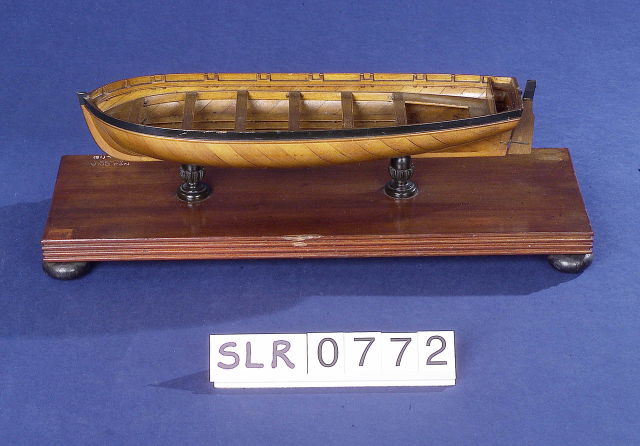
#> input picture refs/rmg/e9006_221.jpg, 1280 x 892 px, found by its file name (shown at 1/2 size)
$ python reference_board.py
#> lines starting #> are read from the running program, lines starting #| are printed output that depends on the picture
"""
reference_board.py -- the annotated historical reference board.

Lays out the reference photographs beside the finished model renders, with a
caption for each saying what was taken from it. Runs on plain python (PIL).

    python3 reference_board.py
"""

import os

from PIL import Image, ImageDraw, ImageFont

ROOT = "/home/user/victoria"
REFS = os.path.join(ROOT, "refs", "rmg")
RENDERS = os.path.join(ROOT, "boats", "renders")
OUT = os.path.join(ROOT, "boats", "drawings", "reference_board.png")

W, H = 3400, 2760
BG = (250, 249, 246)
INK = (26, 26, 26)
GREY = (90, 90, 90)
ACCENT = (140, 28, 19)

FONT_DIR = "/usr/share/fonts/truetype/dejavu"


def font(size, bold=False):
    name = "DejaVuSans-Bold.ttf" if bold else "DejaVuSans.ttf"
    try:
        return ImageFont.truetype(os.path.join(FONT_DIR, name), size)
    except Exception:
        return ImageFont.load_default()


def fit(im, w, h):
    im = im.convert("RGB")
    s = min(w / im.width, h / im.height)
    return im.resize((max(1, int(im.width * s)), max(1, int(im.height * s))),
                     Image.LANCZOS)


def autocrop(im, margin=0.14):
    """Trim the empty studio margin from a render so the subject fills the panel."""
    w, h = im.size
    return im.crop((int(w * margin), int(h * margin * 0.9),
                    int(w * (1 - margin)), int(h * (1 - margin * 0.9))))


def panel(d, x, y, w, h, img_path, title, caption, num=None, crop=None, margin=None):
#> called with x = 60, y = 216, w = 1060, h = 700, title = 'RMG SLR0772 — cutter, c.1838', num = 1
    d.rectangle([x, y, x + w, y + h], outline=(210, 208, 202), width=2)
    ih = h - 150
    if os.path.exists(img_path):
        im = Image.open(img_path)
#> im is the input picture: PIL image 1280x892 RGB; mean R, G, B 100.8, 95.6, 130
        if crop:
            im = im.crop(crop)
        elif margin is not None:
            im = autocrop(im, margin)
        im = fit(im, w - 24, ih - 12)
        board.paste(im, (x + (w - im.width) // 2, y + 12))
    ty = y + ih + 6
    if num is not None:
        d.ellipse([x + 14, ty + 4, x + 44, ty + 34], fill=ACCENT)
        n = str(num)
        tw = d.textlength(n, font=font(20, True))
        d.text((x + 29 - tw / 2, ty + 8), n, font=font(20, True), fill=(255, 255, 255))
        tx = x + 54
    else:
        tx = x + 14
    d.text((tx, ty + 2), title, font=font(21, True), fill=INK)
    # wrap the caption
    words = caption.split()
    lines, cur = [], ""
    maxw = w - tx + x - 16
    for word in words:
        trial = (cur + " " + word).strip()
        if d.textlength(trial, font=font(17)) > maxw:
            lines.append(cur)
            cur = word
        else:
            cur = trial
    if cur:
        lines.append(cur)
    for i, line in enumerate(lines[:4]):
        d.text((tx, ty + 30 + i * 22), line, font=font(17), fill=GREY)


board = Image.new("RGB", (W, H), BG)
d = ImageDraw.Draw(board)

# ---- header ----
d.rectangle([0, 0, W, 132], fill=(24, 26, 30))
d.text((60, 34), "OPERATION VICTORIA  ·  SHIP'S BOATS  ·  HISTORICAL REFERENCE BOARD",
       font=font(38, True), fill=(255, 255, 255))
d.text((60, 88), "Period 1889 · the reference material actually consulted, and what was taken from it",
       font=font(22), fill=(190, 190, 190))
d.text((W - 470, 44), "1889  |  Boat Department", font=font(24, True), fill=(210, 190, 140))
d.text((W - 470, 82), "Scale 1:1 as modelled, metres", font=font(19), fill=(160, 160, 160))

# ---- row 1: references ----
y0 = 170
d.text((60, y0), "1 · THE REFERENCE MATERIAL", font=font(26, True), fill=ACCENT)
y0 += 46
pw, ph = 1060, 700
gap = 40
xs = [60, 60 + pw + gap, 60 + 2 * (pw + gap)]

panel(d, xs[0], y0, pw, ph, os.path.join(REFS, "e9006_221.jpg"),
      "RMG SLR0772 — cutter, c.1838",
      "Admiralty half-model, 1:24. Source for the double-diagonal build, five "
      "thwarts, stern seating and the rudder and tiller carried by a boat of "
      "this family. A typological reference only: 51 years earlier than 1889.", 1)
panel(d, xs[1], y0, pw, ph, os.path.join(REFS, "f8825_002.jpg"),
      "RMG SLR1818 — clinker cutter",
      "Varnished mahogany, 917 mm at 1:12. The principal reference for Boat B: "
      "lapstrake planking, oak frames standing inside the strakes, thwarts on "
      "the frames, slatted floors on pegs, and the pair of keelson eyes for "
      "the davit slings.", 2)
#> call 2 of panel, with x = 1160, y = 216, w = 1060, h = 700, title = 'RMG SLR1818 — clinker cutter', num = 2
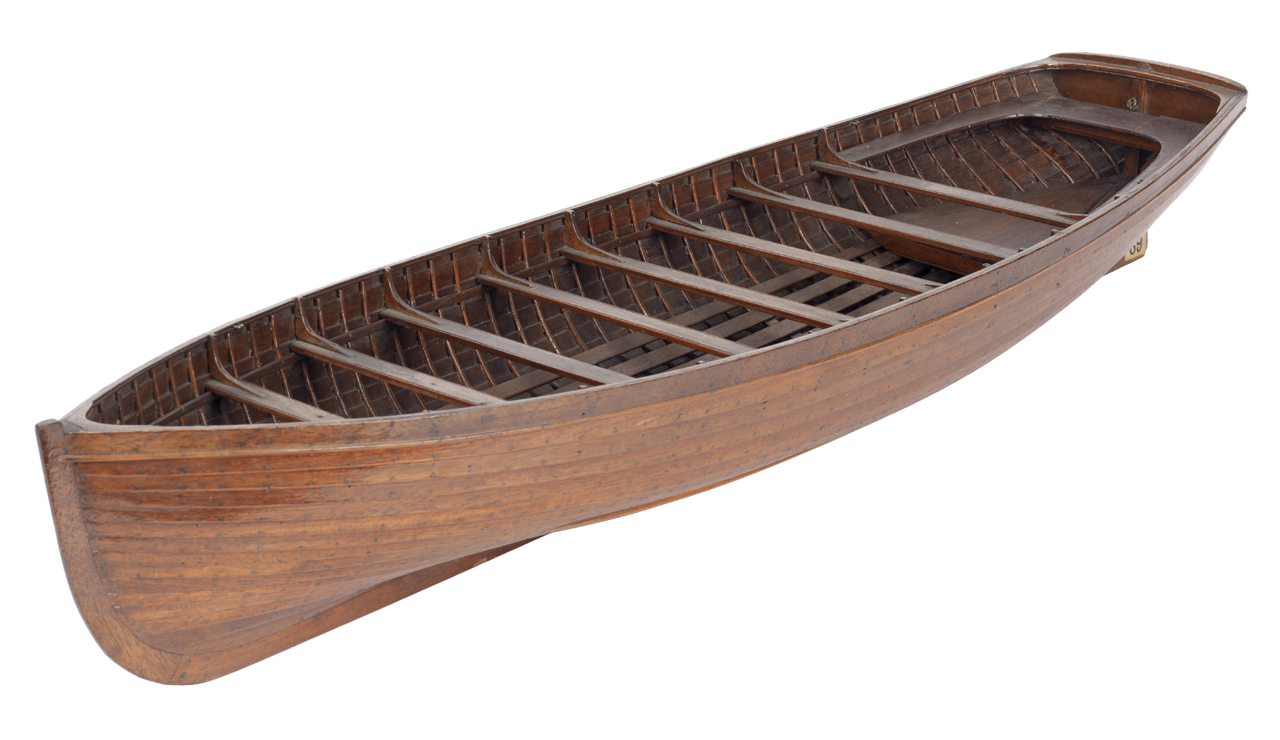
#> input picture refs/rmg/f8825_002.jpg, 1280 x 740 px, found by its file name
#> in panel, im is the input picture: PIL image 1280x740 RGB; mean R, G, B 206.9, 196, 191.4
panel(d, xs[2], y0, pw, ph, os.path.join(REFS, "f8933_002.jpg"),
      "RMG SLR0719 — ship's boat, 1826",
      "John Hayes, carvel to port and clinker to starboard on one hull: a "
      "direct comparison of the two builds, with five thwarts, six oars and a "
      "mast clamp on the bow thwart.", 3)
#> call 3 of panel, with x = 2260, y = 216, w = 1060, h = 700, title = "RMG SLR0719 — ship's boat, 1826", num = 3
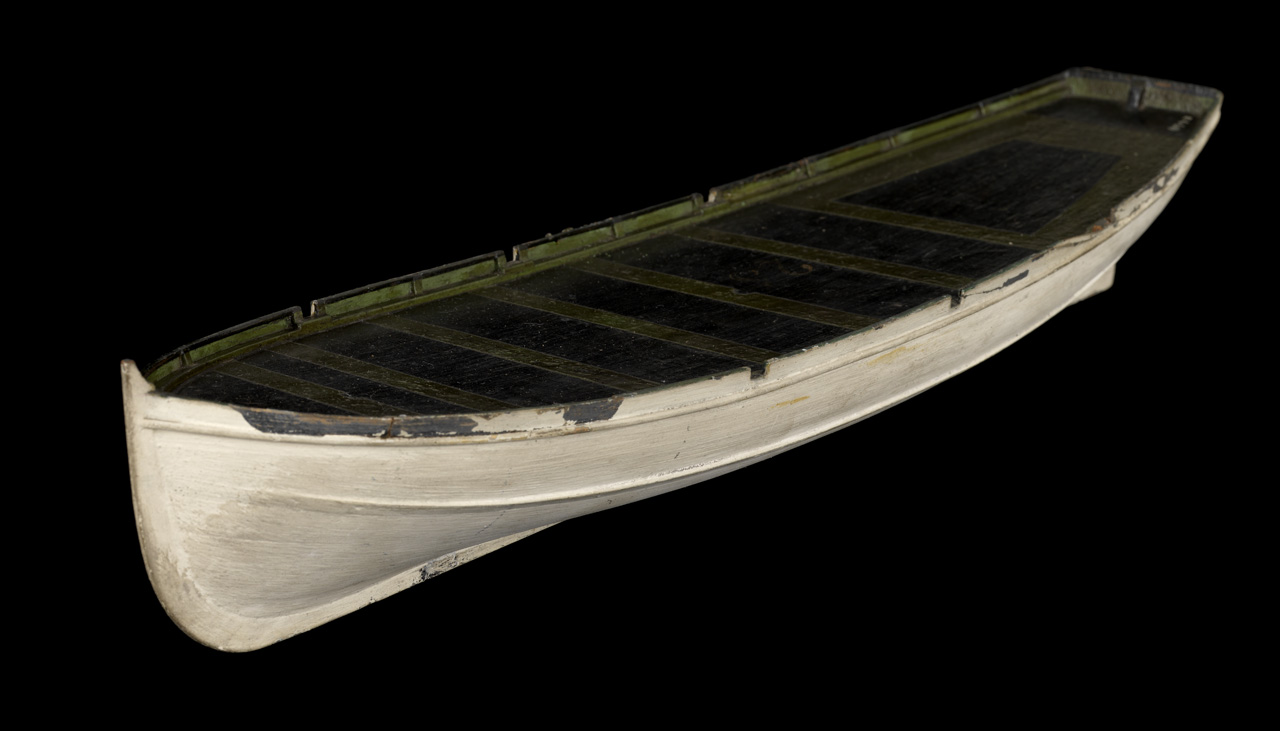
#> input picture refs/rmg/f8933_002.jpg, 1280 x 731 px, found by its file name
#> in panel, im is the input picture: PIL image 1280x731 RGB; mean R, G, B 31.3, 29.8, 25.5

# ---- row 2: the models ----
y1 = y0 + ph + 70
d.text((60, y1), "2 · THE FINISHED MODELS", font=font(26, True), fill=ACCENT)
y1 += 46
pw2 = (W - 120 - gap) // 2
panel(d, 60, y1, pw2, 720, os.path.join(RENDERS, "steam_hero.png"),
      "Boat A — 25 ft steam cutter",
      "Carvel planking over a double-diagonal inner skin, white sheer strake, "
      "coal-fired vertical boiler and inverted vertical engine under a canvas "
      "canopy carried on the coaming, funnel through the canvas, two-bladed "
      "screw and plate rudder aft.", 4, margin=0.20)
#> call 4 of panel, with x = 60, y = 1032, w = 1620, h = 720, title = 'Boat A — 25 ft steam cutter', num = 4, margin = 0.2
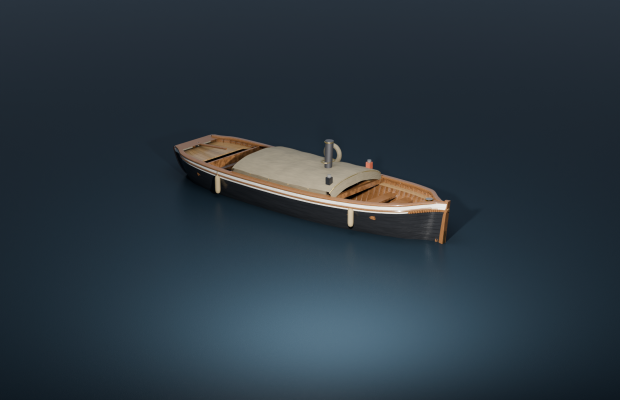
#> input picture boats/renders/steam_hero.png, 1240 x 800 px, found by its file name (shown at 1/2 size)
#> in panel, im is the input picture: PIL image 1240x800 RGBA; mean R, G, B, A 43.1, 55.4, 64.6, 255
#> in autocrop, `return im.crop((int(w * margin), int(h * margin * 0.9), int(w * (1 - m..`:
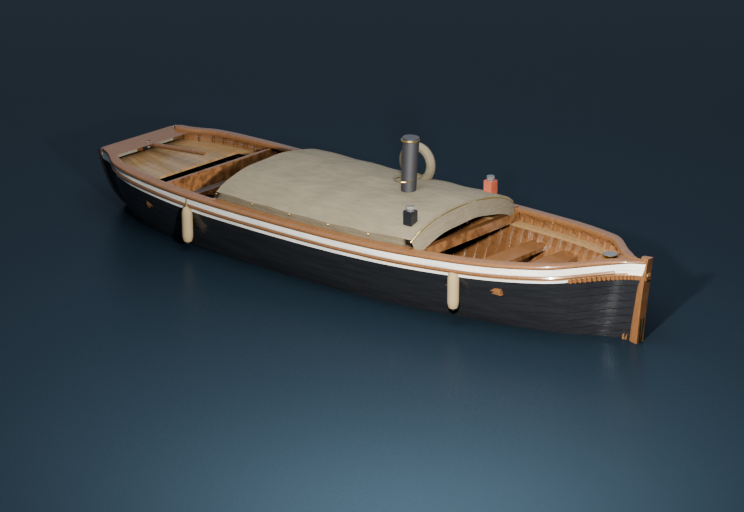
#> returned value: PIL image 744x512 RGBA; mean R, G, B, A 53.6, 64.3, 71.5, 255
panel(d, 60 + pw2 + gap, y1, pw2, 720, os.path.join(RENDERS, "rowing_hero.png"),
      "Boat B — 25 ft clinker rowing cutter",
      "Eleven individually modelled overlapping strakes with a 22 mm land, oak "
      "frames at 152 mm centres inside the planking, five thwarts, stern "
      "sheets, floor gratings, ten 12 ft oars and a transom-hung plate rudder.", 5,
      margin=0.20)
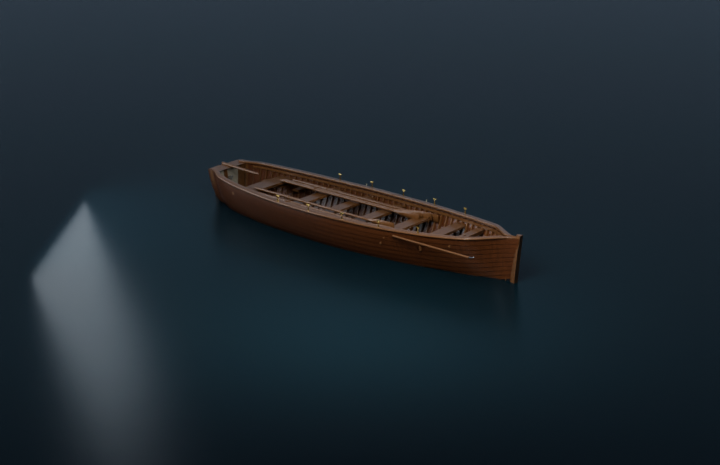
#> input picture boats/renders/rowing_hero.png, 720 x 465 px, found by its file name
#> in panel, im is the input picture: PIL image 720x465 RGBA; mean R, G, B, A 31.7, 41.2, 48.3, 255
#> call 2 of autocrop, with margin = 0.2
#> in autocrop (call 2), `return im.crop((int(w * margin), int(h * margin * 0.9), int(w * (1 - m..`:
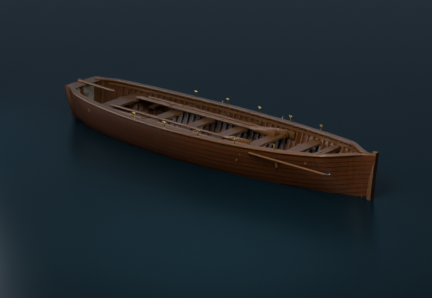
#> returned value: PIL image 432x298 RGBA; mean R, G, B, A 30.9, 39.1, 44.5, 255

# ---- row 3: element comparisons ----
y2 = y1 + 720 + 70
d.text((60, y2), "3 · ELEMENT COMPARISONS  (reference above, model below)",
       font=font(26, True), fill=ACCENT)
y2 += 46
pw3, ph3 = (W - 120 - 3 * gap) // 4, 560

# clinker strakes: reference crop of the topsides vs our model's topsides
panel(d, 60, y2, pw3, ph3, os.path.join(REFS, "f8825_001.jpg"),
      "Clinker lapstrake",
      "Reference: distinct overlapping lands, each strake proud of the one "
      "below. (RMG SLR1818, topsides.)", 6)
panel(d, 60 + pw3 + gap, y2, pw3, ph3,
      os.path.join(RENDERS, "rowing_broadside.png"),
      "Model: Boat B topsides",
      "Each of the 11 strakes is a closed solid with its own land, so the "
      "shadow line between strakes is real geometry, not a texture.", 7, margin=0.16)
panel(d, 60 + 2 * (pw3 + gap), y2, pw3, ph3,
      os.path.join(REFS, "e9006_222.jpg"),
      "Interior arrangement",
      "Reference: thwarts on the frames, framing standing proud, floorboards "
      "clear of the planking. (RMG SLR0772.)", 8)
panel(d, 60 + 3 * (pw3 + gap), y2, pw3, ph3,
      os.path.join(RENDERS, "rowing_from_above.png"),
      "Model: Boat B interior",
      "The same arrangement built as geometry: five thwarts with knees, stern "
      "sheets, and floor gratings on cleats over the frames.", 9, margin=0.18)

# ---- footer ----
fy = H - 150
d.rectangle([0, fy, W, H], fill=(238, 236, 230))
d.text((60, fy + 26),
       "Reference photographs: Royal Museums Greenwich (SLR0772, SLR1818, SLR0719). "
       "Model renders: this project.",
       font=font(19), fill=GREY)
d.text((60, fy + 58),
       "The 1888 Admiralty plan for the 25 ft steam cutter (RMG NPC9572) has no "
       "publicly available image; Boat A's hull lines are therefore a reconstruction "
       "to the published principal dimensions, and its equipment a documented-type "
       "reconstruction. See HISTORICAL_EVIDENCE.md.",
       font=font(19), fill=ACCENT)
d.text((60, fy + 96),
       "Nothing on this board is a copy of a surviving hull: all geometry is generated "
       "from designed curves in boats/scripts/boatgen.",
       font=font(19), fill=GREY)

board.save(OUT)
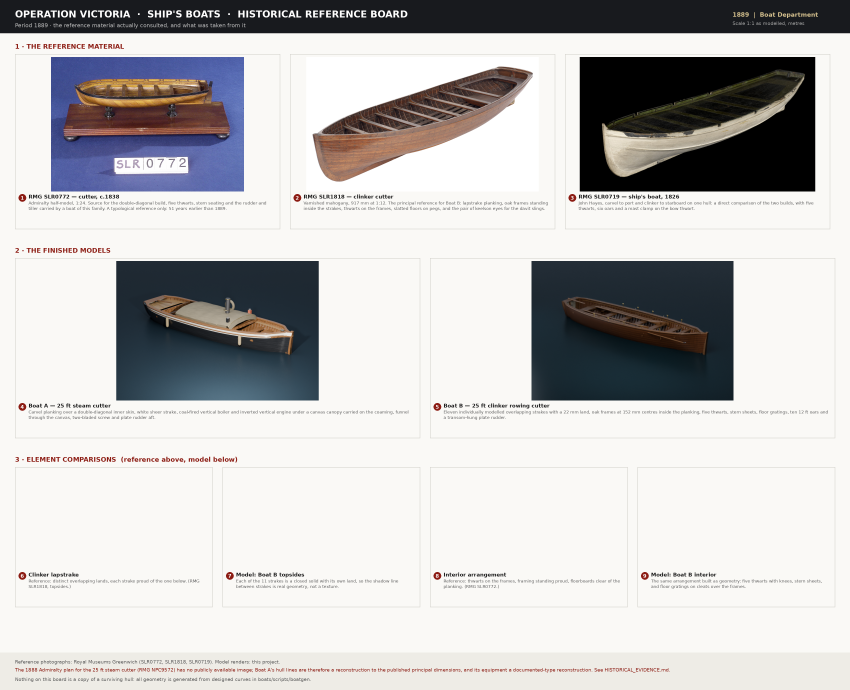
#> saved as reference_board.png: PIL image 3400x2760 RGB (shown at 1/4 size); mean R, G, B 196.6, 195.6, 195.1
board.save(OUT.replace(".png", "_small.png"), quality=90)
print("wrote", OUT)
